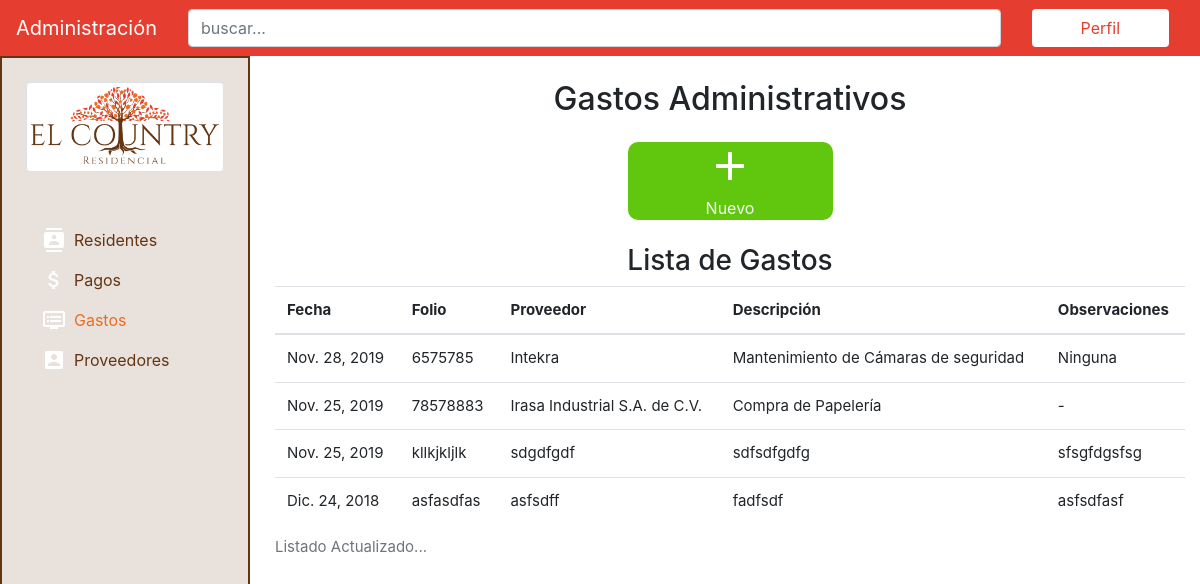
Page /expenses/ on the earlier database version.
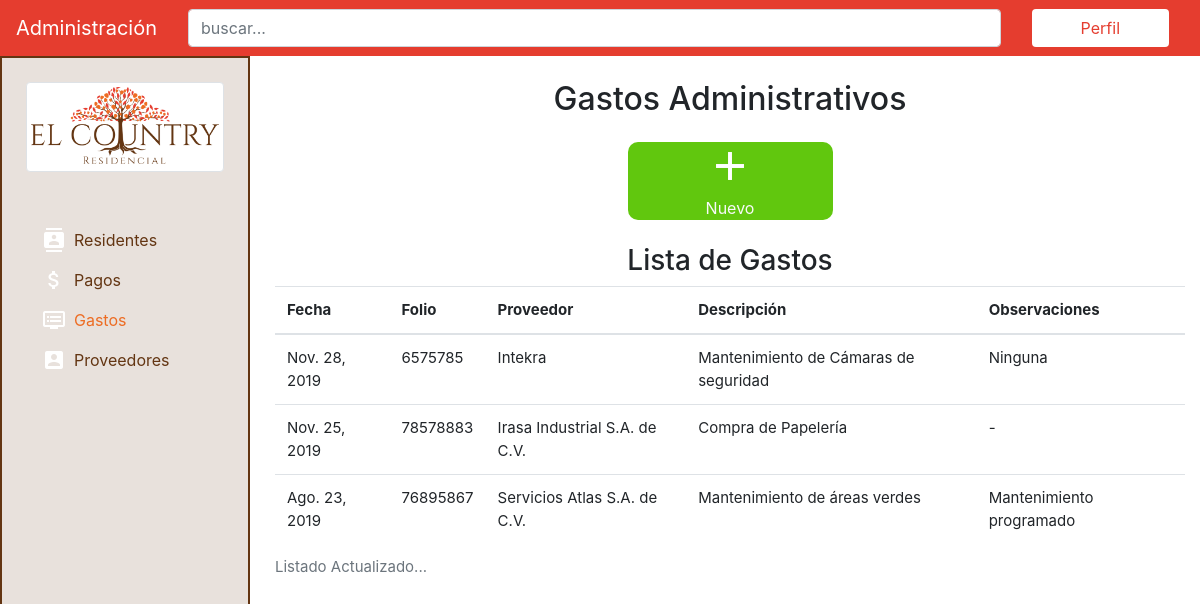
Same page on the later database version.
### expenses/models.py (models this page shows, shortened)
class Expenses(models.Model):
    date = models.DateField(verbose_name="fecha")
    folio = models.CharField(max_length=50, verbose_name="folio")
    provider = models.CharField(max_length=200, verbose_name="proveedor")
    description = models.CharField(max_length=200, verbose_name="descripción")
    notes = models.CharField(max_length=300, verbose_name="observaciones adicionales")
    class Meta:
        verbose_name = "Gasto"
        verbose_name_plural = "Gastos"
        ordering = ['-date']

### expenses/views.py (the view)
# urls.py: path('', views.expenses_list, name='expenses'),
def expenses_list(request):
    expenses_listed = Expenses.objects.all()
    context = {
        'expenses_listed' : expenses_listed,
    }
    return render(request, 'expenses/expenses.html', context)

### expenses/templates/expenses/expenses.html
{% extends 'core/base.html' %}{%block title%}Proveedores{% endblock %}{% block content %}
<main class="pt-4">
    <div class="container">
        <h2 class="text-center mb-4">Gastos Administrativos</h2>
        <div class="row text-center panel justify-content-center align-middle">
            <div class="col-lg-3 col-md-6 col-12">
                <div class="boton bg-success d-flex align-items-center justify-content-center">
                    <a href="{% url 'add-expense' %}" class="text-light">
                        <i class="material-icons">add</i>
                        <p class="m-0">Nuevo</p>
                    </a>
                </div>
            </div>
        </div>
        <h3 class="text-center mt-4">Lista de Gastos</h3>
        <table class="table">
            <caption>Listado Actualizado...</caption>
            <thead>
                <tr>
                    <th scope="col">Fecha</th>
                    <th scope="col">Folio</th>
                    <th scope="col">Proveedor</th>
                    <th scope="col">Descripción</th>
                    <th scope="col">Observaciones</th>
                </tr>
            </thead>
            <tbody>
                {% if expenses_listed %} {% for expense in expenses_listed %}
                <tr>
                    <td>{{ expense.date}}</td>
                    <td>{{ expense.folio}}</td>
                    <td>{{ expense.provider}}</td>
                    <td>{{ expense.description}}</td>
                    <td>{{ expense.notes}}</td>
                </tr>
                {% endfor %} {% endif %}
            </tbody>
        </table>
    </div>
</main>
{% endblock %}

Differences in the rows shown:
removed Expenses: date "Nov. 25, 2019", folio "kllkjkljlk", provider "sdgdfgdf", description "sdfsdfgdfg", notes "sfsgfdgsfsg"
removed Expenses: date "Dic. 24, 2018", folio "asfasdfas", provider "asfsdff", description "fadfsdf", notes "asfsdfasf"
added Expenses: date "Ago. 23, 2019", folio "76895867", provider "Servicios Atlas S.A. de C.V.", description "Mantenimiento de áreas verdes", notes "Mantenimiento programado"
